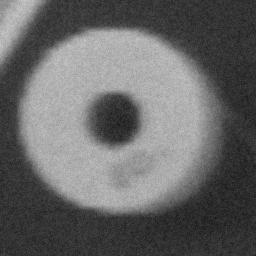
#> input picture imagenes/RONDELLE.png, 256 x 256 px
$ jupyter execute operaciones_aritmeticas.ipynb
#> lines starting #> are read from the running program, lines starting #| are printed output that depends on the picture; after the words box and inside, x2 and y2 are one past the last pixel; in counts of white or black regions, pixels touching at a corner belong together
# Taller 1: operaciones elementales sobre imágenes

## Cargue y visualice las imágenes.

[cell 1]
# Modificar las rutas de las imagenes.
PATH_IMAGES = "./imagenes/"

[cell 2]
import cv2

imagen_RONDELLE = cv2.imread(PATH_IMAGES + "RONDELLE.png", cv2.IMREAD_GRAYSCALE)
#> imagen_RONDELLE is the input picture: shape (256, 256); min 25, max 203, mean 102.6
imagen_SPOT= cv2.imread(PATH_IMAGES + "SPOT.png", cv2.IMREAD_GRAYSCALE)
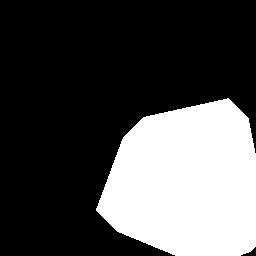
#> input picture imagenes/SPOT.png, 256 x 256 px
#> imagen_SPOT: shape (256, 256); 30.2% white; 1 white region, box (x1, y1, x2, y2) and area: (96, 98, 256, 256) 19820

Visualizamos las imágenes con matplotlib. Se instala en caso de que no esté instalada.

[cell 3]
# !pip install matplotlib
import matplotlib.pyplot as plt

plt.imshow(imagen_RONDELLE, cmap='gray')
plt.show()

[cell 4]
plt.imshow(imagen_SPOT, cmap='gray')
plt.show()

## Las imágenes leídas son de 8 bits. Para ejecutar las operaciones a continuación debemos convertirlas a 16 bits, ya sea usando los flags de la función imread de opencv-python si la imagen es de originalmente 16 bits, o realizando una conversión de la misma.

Iniciamos comprobando si las imágenes son leídas en 8 bit. Para esto leemos el atributo dtype de la imagen.

[cell 5]
print(imagen_RONDELLE.dtype)  # uint8 = 8 bits, uint16 = 16 bits
#| uint8

Cambiamos el tipo a 16 bits con numpy.

[cell 6]
import numpy as np
imagen_RONDELLE_16_bits = imagen_RONDELLE.astype(np.uint16)
imagen_SPOT_16_bits = imagen_SPOT.astype(np.uint16)

Validamos que queda en 16 bits.

[cell 7]
print(imagen_RONDELLE_16_bits.dtype)
#| uint16

## Visualice los histogramas de las imágenes.

[cell 8]
import matplotlib.pyplot as plt
import cv2

hist = cv2.calcHist([imagen_RONDELLE_16_bits],[0],None,[65536],[0,65536])
plt.plot(hist)
plt.show()
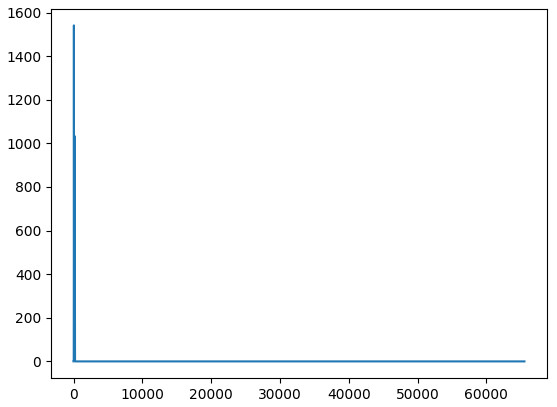
#> figure drawn by matplotlib, 1 panel; curve peaks at x = 52, y = 1541
hist2 = cv2.calcHist([imagen_SPOT_16_bits],[0],None,[65536],[0,65536])
plt.plot(hist2)
plt.show()
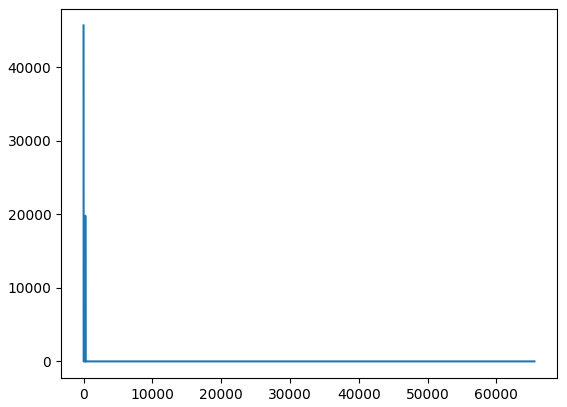
#> figure drawn by matplotlib, 1 panel; curve peaks at x = 0, y = 45716

[cell 9]
import matplotlib.pyplot as plt
import cv2

hist = cv2.calcHist([imagen_RONDELLE_16_bits],[0],None,[256],[0,256])
#> hist = 256 values, max 1541 at index 52, min 0 at index 0, mean 256
plt.plot(hist)
plt.show()
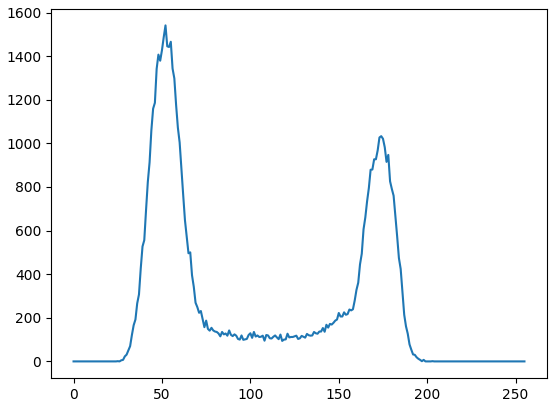
#> figure drawn by matplotlib, 1 panel; curve peaks at x = 52, y = 1541
hist2 = cv2.calcHist([imagen_SPOT_16_bits],[0],None,[256],[0,256])
#> hist2 = 256 values, max 45716 at index 0, min 0 at index 1, mean 256
plt.plot(hist2)
plt.show()
#> figure, not shown here; curve peaks at x = 0, y = 45716

## Explique las formas de cada uno de estos histogramas.

Vemos los histogramas de ambas imagenes. El rango completo de valores de intesidad de los nuevos valores en 16 bits es de 0 a 2^16 - 1. Pero si visualizamos este rango, se pierde mucha información ya que los valores siguen estando entre 0 y 255. Por lo tanto, vemos los histogramas en esta escala y podemos ver que el histograma de SPOT solo tiene 2 valores de intensidad (negro y blanco), mientras que en la imagen de RONDELLE, vemos dos picos, de grises oscuros y luego más claros.

## Adicione rondelle.png a spot.png utilizando la operación de adición.

[cell 10]
import cv2

addition = cv2.add(imagen_RONDELLE_16_bits, imagen_SPOT_16_bits)
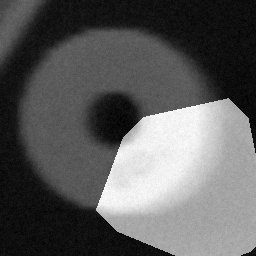
#> addition: shape (256, 256) uint16; min 27, max 448, mean 179.8; drawn with min black and max white

## Visualice el histograma y la imagen resultado. Justifique los valores de los niveles de gris de esta imagen.

[cell 11]
# Visualizar imagen resultado y su histograma
fig, axes = plt.subplots(1, 3, figsize=(14, 5))

# Imagen resultado
axes[0].imshow(addition, cmap='gray', vmin=0, vmax=255)
axes[0].set_title('Imagen Resultado (Adición)')
axes[0].axis('off')

# Histograma de la suma con rango extendido
hist_suma = cv2.calcHist([addition], [0], None, [512], [0, 512])
#> hist_suma = 512 values, max 1165 at index 55, min 0 at index 0, mean 128
axes[1].plot(hist_suma, 'k', linewidth=2)
axes[1].set_title('Histograma Imagen Suma')
axes[1].set_xlabel('Intensidad')
axes[1].set_ylabel('Frecuencia')
axes[1].axvline(x=255, color='r', linestyle='--', linewidth=2, label='Límite 8-bit (255)')
axes[1].grid(True, alpha=0.3)
axes[1].legend()


axes[2].imshow(addition, cmap='gray', vmin=0, vmax=512)
axes[2].set_title('Imagen Resultado (Adición) con rango 0-512')
axes[2].axis('off')


plt.tight_layout()
plt.show()
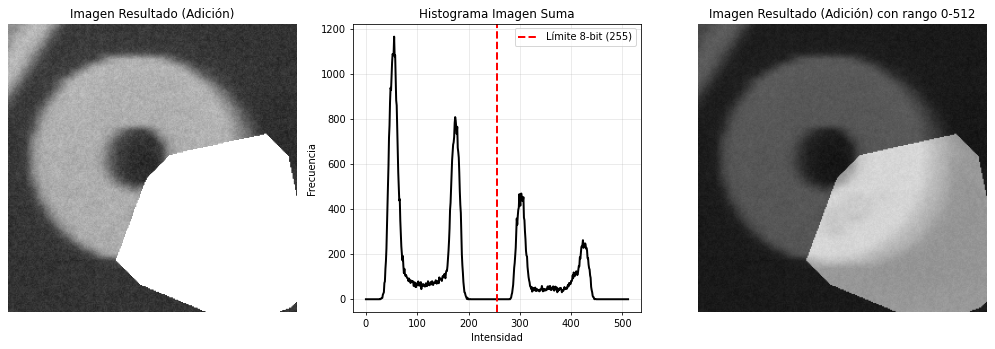
#> figure drawn by matplotlib, 3 panels; panel 2: curve peaks at x = 55, y = 1165

# Ver el rango real de valores
print(f"Rango de la suma: [{addition.min()}, {addition.max()}]")
#| Rango de la suma: [27, 448]

En la imagen resultado de la adición podemos ver que queda el spot blanco en la imagen RONDELLE, si limitamos los valores de intensidad hasta 256. Esto es el resultado de la suma. También vemos un cambio interesante en el histograma. Hay dos nuevos picos que son producto de la suma y del overflow que genera. Si vemos solo los valores hasta 8 bits, nos perdemos esto. Por lo cual, extedemos le rango de los valores de intesidad hasta 512.

También, visualizamos la suma de imágenes con el rango de intensidad hasta 512. En este caso, se ve como se aclara la parte de spot y se oscure el resto de la imagen. Vale la pena destacar que el spot no queda totalmente blanco. En cambio, queda con tonos claros de grises.

## Aplique ahora una sustracción usando la operación subtract (rondelle.png - spot.png y viceversa). ¿Cómo afecta al resultado la inversión de los operandos?

[cell 12]
sub1 = cv2.subtract(imagen_RONDELLE_16_bits, imagen_SPOT_16_bits)
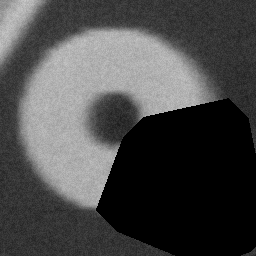
#> sub1: shape (256, 256) uint16; min 0, max 203, mean 73.2
sub2 = cv2.subtract(imagen_SPOT_16_bits, imagen_RONDELLE_16_bits)
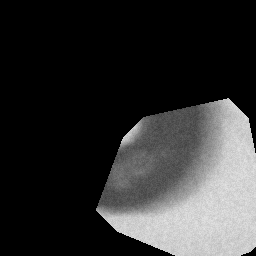
#> sub2: shape (256, 256) uint16; min 0, max 230, mean 47.7

plt.imshow(sub1, cmap='gray', vmin=0, vmax=255)
plt.title('RONDELLE - SPOT')
plt.show()
